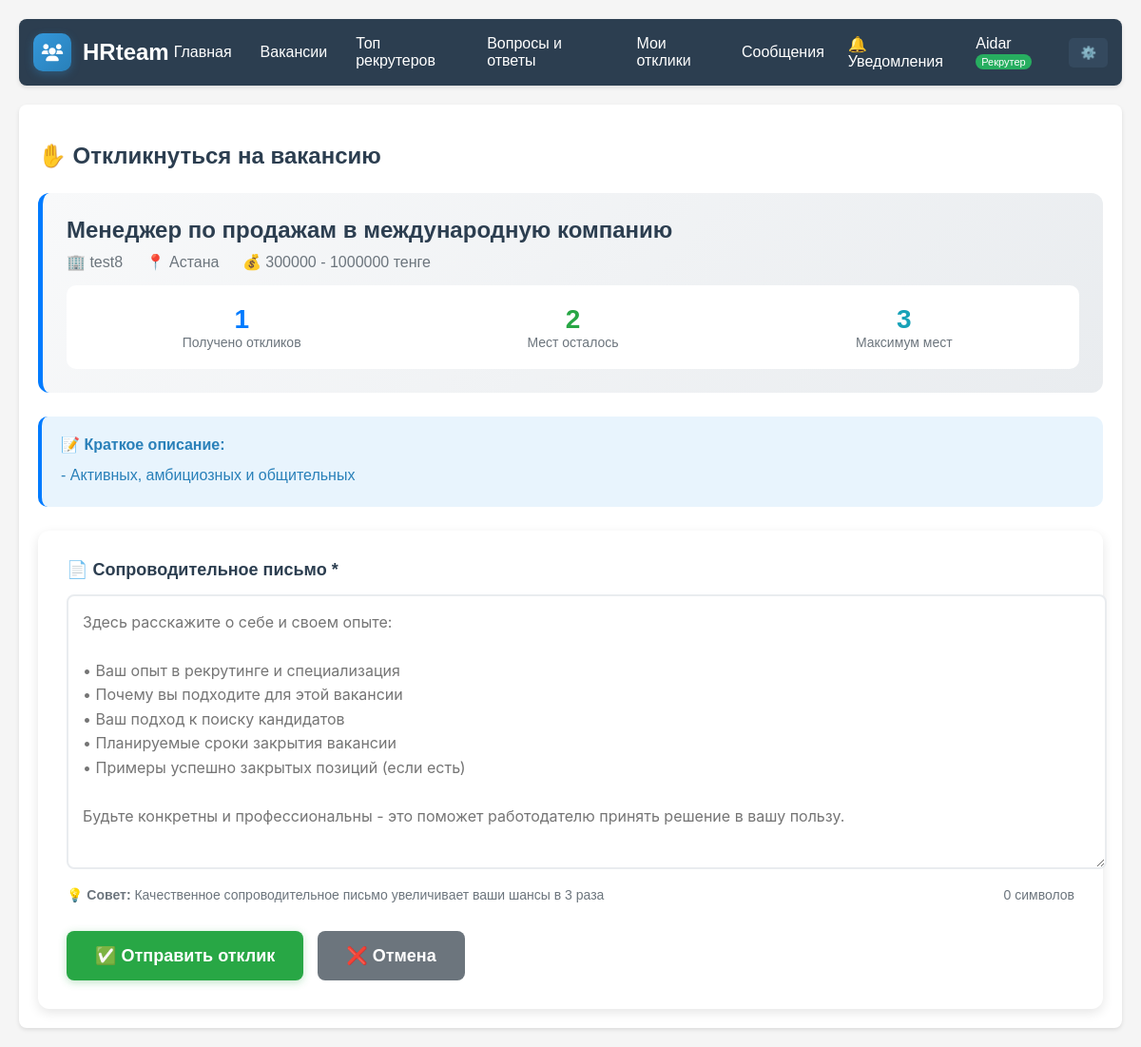
Page /jobs/f32b5ead-92b3-46f6-8b15-e7f281eba095/apply (signed in) on the committed database.
### models.py (models this page shows)
class User(Base):
    __tablename__ = "users"
    id = Column(String, primary_key=True, default=lambda: str(uuid.uuid4()))
    email = Column(String, unique=True, index=True, nullable=False)
    name = Column(String, nullable=False)
    hashed_password = Column(String, nullable=False)
    user_type = Column(Enum(UserType), nullable=False)
    first_name = Column(String)
    last_name = Column(String)
    phone = Column(String)
    location = Column(String)
    bio = Column(Text)
    avatar_url = Column(String)
    experience = Column(Text)
    specialization = Column(String)
    portfolio_url = Column(String)
    resume_url = Column(String)
    skills = Column(Text)  # JSON список навыков
    certifications = Column(Text)
    languages = Column(String)  # JSON список языков
    hourly_rate = Column(Float)
    availability = Column(String)  # full-time, part-time, freelance
    company = Column(String)
    company_size = Column(String)
    industry = Column(String)
    website = Column(String)
    company_description = Column(Text)
    tax_id = Column(String)
    is_verified = Column(Boolean, default=False)
    is_active = Column(Boolean, default=True)
    email_verified = Column(Boolean, default=False)
    phone_verified = Column(Boolean, default=False)
    verification_token = Column(String)
    reset_password_token = Column(String)
    reset_password_expires = Column(DateTime)
    last_login = Column(DateTime)
    last_activity = Column(DateTime)
    login_count = Column(Integer, default=0)
    profile_completion = Column(Integer, default=0)  # процент заполненности профиля
    email_notifications = Column(Boolean, default=True)
    sms_notifications = Column(Boolean, default=False)
    push_notifications = Column(Boolean, default=True)
    newsletter_subscription = Column(Boolean, default=True)
    created_at = Column(DateTime, default=datetime.utcnow)
    updated_at = Column(DateTime, default=datetime.utcnow, onupdate=datetime.utcnow)
    deleted_at = Column(DateTime)  # soft delete
    jobs = relationship("Job", back_populates="employer", foreign_keys="Job.employer_id")
    recruiter_applications = relationship("Application", back_populates="recruiter")
    sent_messages = relationship("Message", back_populates="sender", foreign_keys="Message.sender_id")
    received_messages = relationship("Message", back_populates="receiver", foreign_keys="Message.receiver_id")
    recruiter_ratings = relationship("RecruiterRating", back_populates="recruiter", foreign_keys="RecruiterRating.recruiter_id")
    employer_ratings = relationship("RecruiterRating", back_populates="employer", foreign_keys="RecruiterRating.employer_id")
    notifications = relationship("Notification", back_populates="user", foreign_keys="Notification.user_id")
    payments = relationship("Payment", back_populates="employer")

class Job(Base):
    __tablename__ = "jobs"
    id = Column(String, primary_key=True, default=lambda: str(uuid.uuid4()))
    employer_id = Column(String, ForeignKey("users.id"))
    moderator_id = Column(String, ForeignKey("users.id"), nullable=True)
    title = Column(String, nullable=False)
    slug = Column(String, unique=True)  # для SEO-дружественных URL
    description = Column(Text, nullable=False)
    short_description = Column(String)
    requirements = Column(Text)
    benefits = Column(Text)
    responsibilities = Column(Text)
    location = Column(String)
    remote_work = Column(Boolean, default=False)
    employment_type = Column(String, default="full-time")  # full-time, part-time, contract, freelance
    experience_level = Column(String)  # junior, middle, senior, lead
    salary_min = Column(Integer)
    salary_max = Column(Integer)
    salary_currency = Column(String, default="тенге")
    salary_type = Column(String, default="monthly")  # monthly, hourly, project
    salary_negotiable = Column(Boolean, default=False)
    category = Column(String)  # IT, Marketing, Sales, etc.
    tags = Column(Text)  # JSON список тегов
    urgency = Column(String, default="normal")  # urgent, normal, low
    deadline = Column(DateTime)
    max_applications = Column(Integer, default=3)
    auto_reject_after_days = Column(Integer, default=30)
    featured = Column(Boolean, default=False)
    premium = Column(Boolean, default=False)
    status = Column(Enum(JobStatus), default=JobStatus.DRAFT)
    status_reason = Column(String)
    rejection_reason = Column(String)
    moderated_at = Column(DateTime)
    moderation_comment = Column(Text)
    views_count = Column(Integer, default=0)
    applications_count = Column(Integer, default=0)
    clicks_count = Column(Integer, default=0)
    avg_time_to_fill = Column(Integer)
    winner_application_id = Column(String)
    meta_title = Column(String)
    meta_description = Column(String)
    meta_keywords = Column(String)
    published_at = Column(DateTime)
    expires_at = Column(DateTime)
    filled_at = Column(DateTime)
    created_at = Column(DateTime, default=datetime.utcnow)
    updated_at = Column(DateTime, default=datetime.utcnow, onupdate=datetime.utcnow)
    deleted_at = Column(DateTime)
    employer = relationship("User", back_populates="jobs", foreign_keys=[employer_id])
    moderator = relationship("User", foreign_keys=[moderator_id])
    applications = relationship("Application", back_populates="job")
    payment = relationship("Payment", back_populates="job", uselist=False)

### main.py (the view)
@app.get("/jobs/{job_id}/apply", response_class=HTMLResponse)
def get_apply(job_id: str, request: Request, db: Session = Depends(get_db), current_user: User = Depends(get_required_user)):
    if current_user.user_type.value != 'recruiter':
        raise HTTPException(status_code=403, detail="Доступ запрещен. Откликаться могут только рекрутеры.")
    job = db.query(Job).filter(Job.id == job_id).first()
    if not job:
        return RedirectResponse("/jobs", status_code=status.HTTP_404_NOT_FOUND)
    if job.status != JobStatus.OPEN:
        return RedirectResponse(f"/jobs/{job_id}?error=job_not_open", status_code=status.HTTP_303_SEE_OTHER)
    applications_count = db.query(Application).filter(Application.job_id == job_id).count()
    if applications_count >= job.max_applications:
        return RedirectResponse(f"/jobs/{job_id}?error=max_applications", status_code=status.HTTP_303_SEE_OTHER)
    unread_count = get_unread_notifications_count(db, current_user.id)
    return templates.TemplateResponse("apply.html", {
        "request": request,
        "job": job,
        "current_user": current_user,
        "unread_count": unread_count
    })

### templates/apply.html (shortened to what this page needs)
{% extends "base.html" %}
{% block content %}
<h2 style="color: #2c3e50; margin-bottom: 25px;">✋ Откликнуться на вакансию</h2>
<div style="background: linear-gradient(135deg, #f8f9fa, #e9ecef); padding: 25px; border-radius: 12px; margin-bottom: 25px; border-left: 5px solid #007bff;">
  <div style="display: flex; justify-content: space-between; align-items: start; margin-bottom: 15px;">
    <div>
      <h3 style="margin: 0 0 10px 0; color: #2c3e50; font-size: 24px;">{{ job.title }}</h3>
      <div style="color: #6c757d; font-size: 16px;">
        <span>🏢 {{ job.employer.name }}</span>
        {% if job.location %}
          <span style="margin-left: 20px;">📍 {{ job.location }}</span>
        {% endif %}
        <span style="margin-left: 20px;">💰 {{ job.salary_min }} - {{ job.salary_max }} {{ job.salary_currency or 'тенге' }}</span>
      </div>
    </div>
  </div>
  {% set applications_count = job.applications|length %}
  {% set applications_left = job.max_applications - applications_count %}
  <div style="display: grid; grid-template-columns: repeat(3, 1fr); gap: 20px; background: white; padding: 20px; border-radius: 10px; margin-top: 15px;">
    <div style="text-align: center;">
      <div style="font-size: 28px; font-weight: bold; color: #007bff;">{{ applications_count }}</div>
      <div style="color: #6c757d; font-size: 14px;">Получено откликов</div>
    </div>
    <div style="text-align: center;">
      <div style="font-size: 28px; font-weight: bold; color: #28a745;">{{ applications_left }}</div>
      <div style="color: #6c757d; font-size: 14px;">Мест осталось</div>
    </div>
    <div style="text-align: center;">
      <div style="font-size: 28px; font-weight: bold; color: #17a2b8;">{{ job.max_applications }}</div>
      <div style="color: #6c757d; font-size: 14px;">Максимум мест</div>
    </div>
  </div>
</div>
{% if job.short_description %}
<div style="background: #e8f4fd; padding: 20px; border-radius: 10px; margin-bottom: 25px; border-left: 4px solid #007bff;">
  <h4 style="margin: 0 0 10px 0; color: #2980b9;">📝 Краткое описание:</h4>
  <p style="margin: 0; color: #2980b9; font-weight: 500; line-height: 1.6;">{{ job.short_description }}</p>
</div>
{% endif %}
<div style="background: white; padding: 30px; border-radius: 12px; box-shadow: 0 4px 12px rgba(0,0,0,0.1);">
  <form method="post" action="/jobs/{{ job.id }}/apply">
    <div style="margin-bottom: 25px;">
      <label style="display: block; font-weight: bold; margin-bottom: 10px; color: #2c3e50; font-size: 18px;">
        📄 Сопроводительное письмо *
      </label>
      <textarea
        name="cover_letter"
        rows="10"
        required
        placeholder="Здесь расскажите о себе и своем опыте:&#10;&#10;• Ваш опыт в рекрутинге и специализация&#10;• Почему вы подходите для этой вакансии&#10;• Ваш подход к поиску кандидатов&#10;• Планируемые сроки закрытия вакансии&#10;• Примеры успешно закрытых позиций (если есть)&#10;&#10;Будьте конкретны и профессиональны - это поможет работодателю принять решение в вашу пользу."
        style="width: 100%; padding: 15px; border: 2px solid #e9ecef; border-radius: 8px; font-size: 16px; line-height: 1.6; resize: vertical; font-family: -apple-system, BlinkMacSystemFont, 'Segoe UI', Roboto, sans-serif;"
        onfocus="this.style.borderColor='#007bff'"
        onblur="this.style.borderColor='#e9ecef'"
      ></textarea>
      <div style="margin-top: 10px; font-size: 14px; color: #6c757d; display: flex; justify-content: space-between;">
        <span>💡 <strong>Совет:</strong> Качественное сопроводительное письмо увеличивает ваши шансы в 3 раза</span>
        <span id="charCount">0 символов</span>
      </div>
    </div>
    <div style="display: flex; gap: 15px; margin-top: 30px;">
      <button
        type="submit"
        style="background: #28a745; color: white; padding: 15px 30px; border: none; border-radius: 8px; cursor: pointer; font-size: 18px; font-weight: 600; transition: all 0.3s; box-shadow: 0 2px 8px rgba(40,167,69,0.3);"
        onmouseover="this.style.background='#218838'; this.style.transform='translateY(-2px)'; this.style.boxShadow='0 4px 12px rgba(40,167,69,0.4)'"
        onmouseout="this.style.background='#28a745'; this.style.transform='translateY(0)'; this.style.boxShadow='0 2px 8px rgba(40,167,69,0.3)'"
      >
        ✅ Отправить отклик
      </button>
      <a
        href="/jobs/{{ job.id }}"
        style="background: #6c757d; color: white; padding: 15px 30px; border-radius: 8px; text-decoration: none; font-weight: 600; font-size: 18px; transition: all 0.3s;"
        onmouseover="this.style.background='#545b62'; this.style.transform='translateY(-2px)'"
        onmouseout="this.style.background='#6c757d'; this.style.transform='translateY(0)'"
      >
        ❌ Отмена
      </a>
    </div>
  </form>
</div>
{% endblock %}

### templates/base.html (shortened to what this page needs)
<!DOCTYPE html>
<html lang="ru">
<head>
  <link rel="stylesheet" href="/static/style.css">
  <link href="https://cdnjs.cloudflare.com/ajax/libs/font-awesome/6.0.0/css/all.min.css" rel="stylesheet">
</head>
<body>
  <header style="background: #2c3e50; color: white; padding: 15px; display: flex; justify-content: space-between; align-items: center;">
    <div style="display: flex; align-items: center; gap: 12px;">
      <div style="background: linear-gradient(135deg, #3498db, #2980b9); width: 40px; height: 40px; border-radius: 10px; display: flex; align-items: center; justify-content: center; box-shadow: 0 3px 10px rgba(52,152,219,0.3);">
        <i class="fas fa-users" style="color: white; font-size: 18px;"></i>
      </div>
      <h1 style="margin: 0; color: white; font-size: 24px; font-weight: bold;">HRteam</h1>
    </div>
    <nav style="display: flex; align-items: center; gap: 20px;">
      <a href="/" style="color: white; text-decoration: none;">Главная</a>
      <a href="/jobs" style="color: white; text-decoration: none;">Вакансии</a>
      <a href="/top-recruiters" style="color: white; text-decoration: none;">Топ рекрутеров</a>
      <a href="/faq" style="color: white; text-decoration: none;">Вопросы и ответы</a>
      {% if current_user %}
        <div style="display: flex; align-items: center; gap: 15px;">
          {% if current_user.user_type.value == 'recruiter' %}
            <a href="/my/applications" style="color: white; text-decoration: none;">Мои отклики</a>
          {% endif %}
          <a href="/messages" style="color: white; text-decoration: none;">Сообщения</a>
          <a href="/notifications" style="color: white; text-decoration: none;">
            🔔 Уведомления
          </a>
          <div style="display: flex; align-items: center; gap: 10px;">
            <span>{{ current_user.name }}
              {% if current_user.user_type.value == 'employer' %}
                <span style="font-size: 11px; background: #34495e; padding: 2px 6px; border-radius: 10px;">Работодатель</span>
              {% elif current_user.user_type.value == 'recruiter' %}
                <span style="font-size: 11px; background: #27ae60; padding: 2px 6px; border-radius: 10px;">Рекрутер</span>
              {% elif current_user.user_type.value == 'admin' %}
                <span style="font-size: 11px; background: #e74c3c; padding: 2px 6px; border-radius: 10px;">Администратор</span>
              {% endif %}
            </span>
            <div style="position: relative; display: inline-block;">
              <button style="background: #34495e; color: white; border: none; padding: 8px 12px; border-radius: 5px; cursor: pointer;" onclick="toggleDropdown()">
                ⚙️
              </button>
            </div>
          </div>
        </div>
      {% else %}
        <a href="/register" style="color: white; text-decoration: none;">Регистрация</a>
        <a href="/login" style="color: white; text-decoration: none; background: #3498db; padding: 8px 15px; border-radius: 5px;">🔒 Вход</a>
      {% endif %}
    </nav>
  </header>
  <main style="max-width: 1200px; margin: 0 auto; padding: 20px;">
    {% block content %}{% endblock %}
  </main>
</body>
</html>

### static/style.css (style rules this page uses)
body { font-family: Arial, sans-serif; margin: 0; padding: 20px; background-color: #f5f5f5; }
header { background-color: white; padding: 20px; border-radius: 8px; margin-bottom: 20px; box-shadow: 0 2px 4px rgba(0,0,0,0.1); }
nav a { text-decoration: none; color: #007bff; margin: 0 5px; }
main { background-color: white; padding: 20px; border-radius: 8px; box-shadow: 0 2px 4px rgba(0,0,0,0.1); }
form input, form textarea, form select { width: 100%; padding: 8px; margin: 5px 0; border: 1px solid #ddd; border-radius: 4px; }
form button { background: #007bff; color: white; padding: 10px 20px; border: none; border-radius: 4px; cursor: pointer; }

### rows in the picture
User: name "Aidar"
Job: title "Менеджер по продажам в международную компанию", location "Астана", salary_min "300000", salary_max "1000000", salary_currency "тенге", max_applications "3", short_description "- Активных, амбициозных и общительных"
User: employer.name "test8"

### other values in the picture
{{ applications_count }} "1"
{{ applications_left }} "2"
